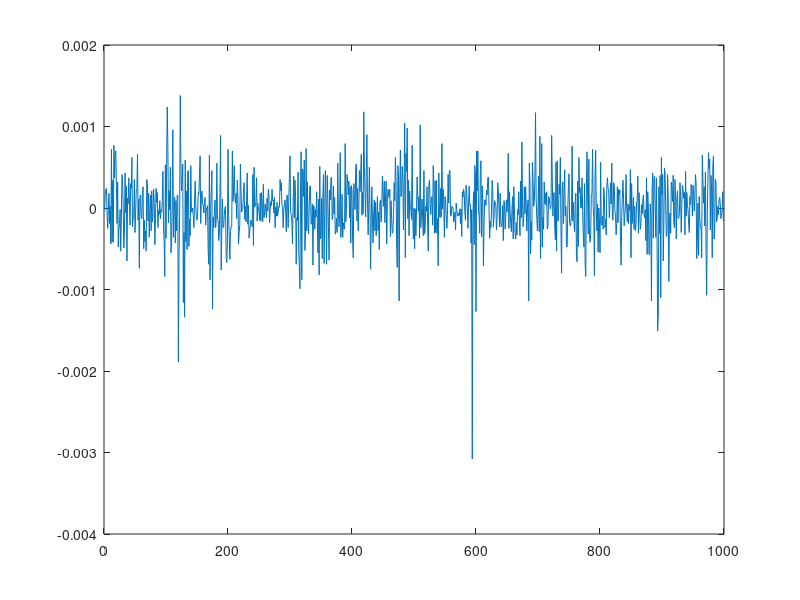

Write the MATLAB code that produced this figure. (Note: this script raises an error after producing the figure.)
load('Different_currencies_forex_data.mat')
audeur = different_currencies_forex_data{1};
chfgbp = different_currencies_forex_data{2};
cadjpy = different_currencies_forex_data{3};

x=audeur(1:1000);
y=chfgbp(1:1000);
z=cadjpy(1:1000);

xreturn = x(2:1000)-x(1:999);
yreturn = y(2:1000)-y(1:999);
zreturn = z(2:1000)-z(1:999);

plot(xreturn)

xreturn_sd = xreturn/sqrt(var(xreturn));
yreturn_sd = yreturn/sqrt(var(yreturn));
zreturn_sd = zreturn/sqrt(var(zreturn));

all_tests(abs(xreturn_sd'),abs(yreturn_sd'),abs(zreturn_sd'),1,1000,0.05)

all_tests(sign(xreturn_sd'),sign(yreturn_sd'),sign(zreturn_sd'),1,1000,0.05)



